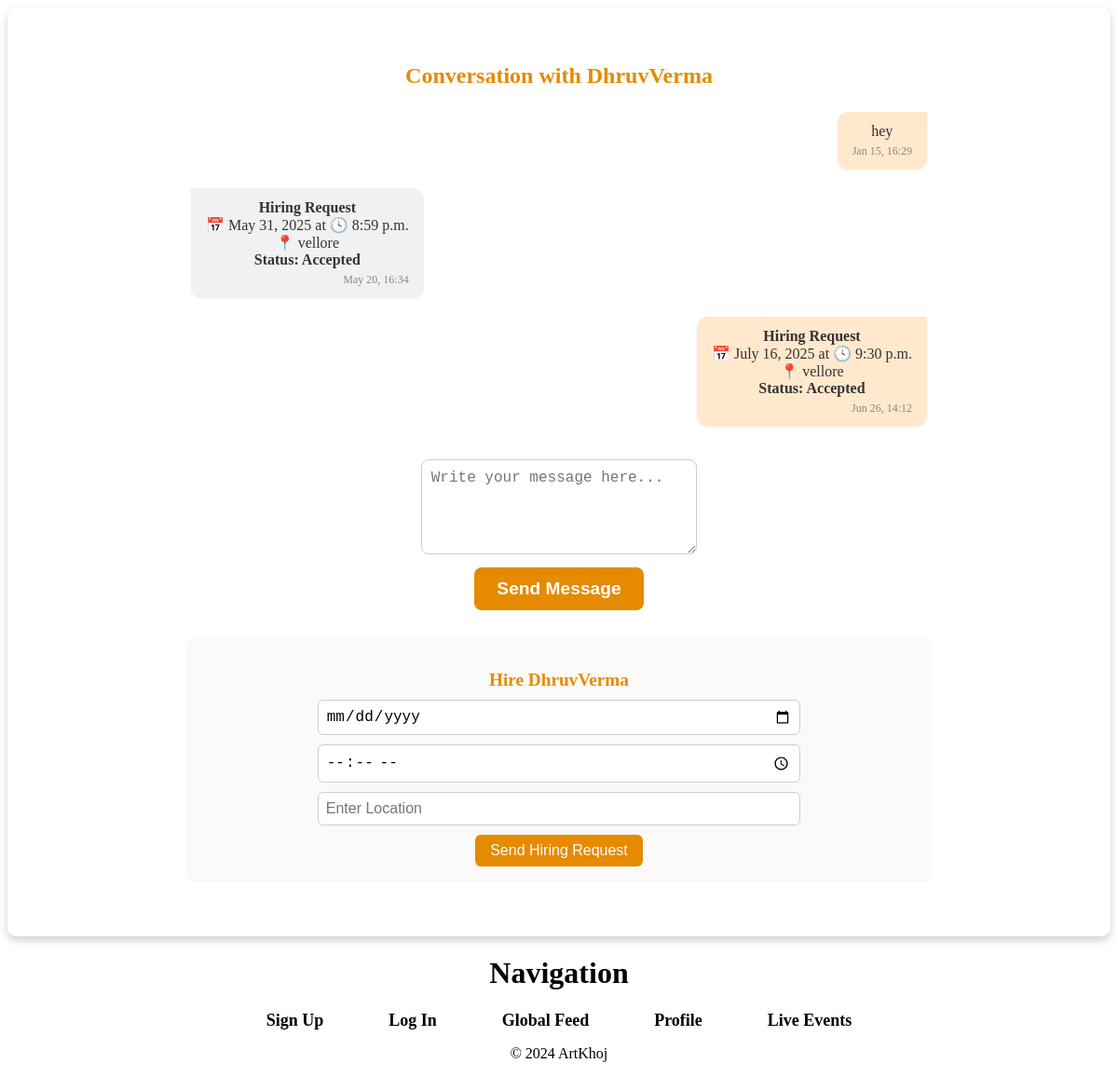
/users/message_thread/4/ (signed in), run on an earlier commit of the app's database.
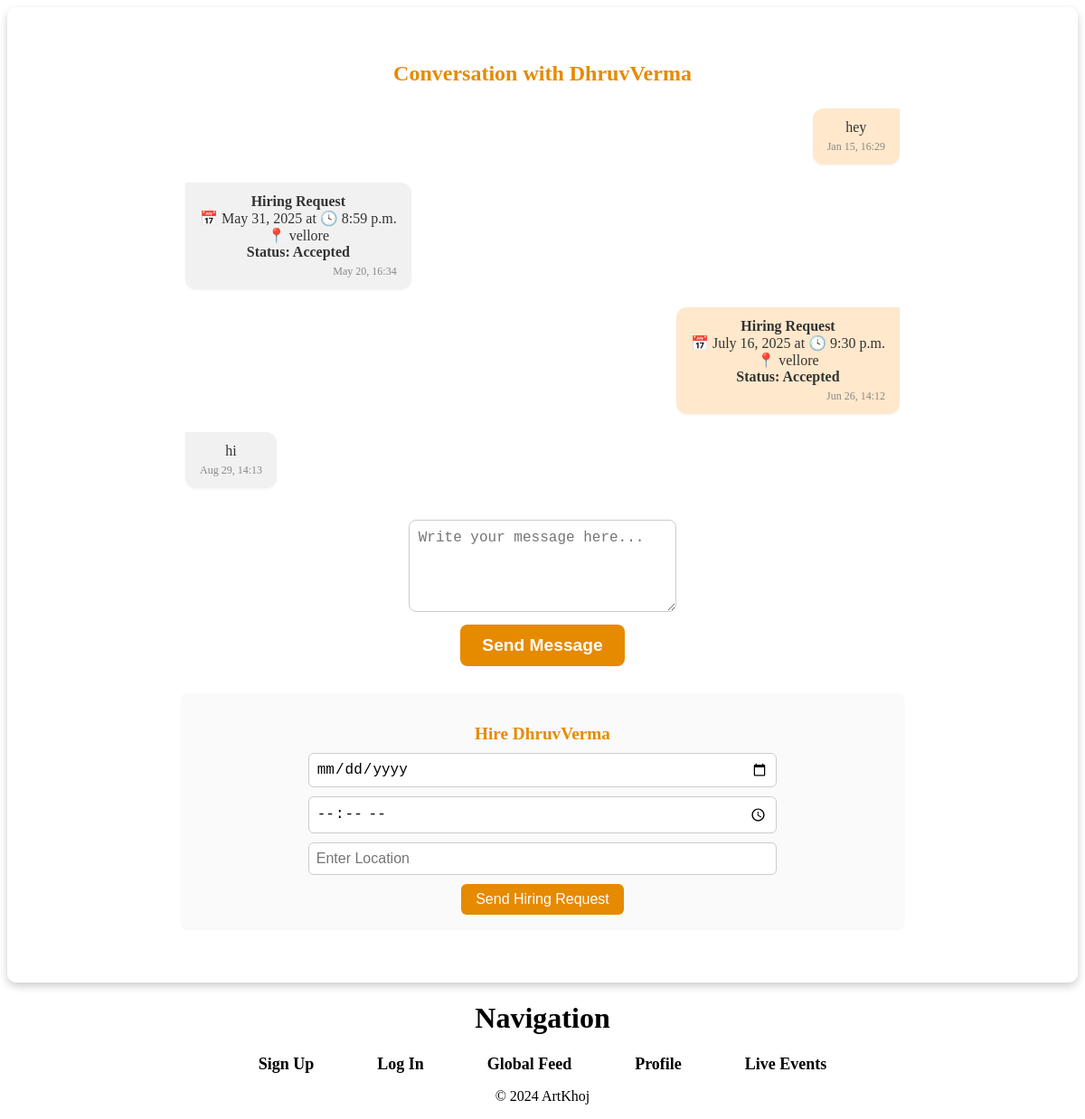
And on a later commit of the database.
### users/models.py (models this page shows, shortened)
class Message(models.Model):
    sender = models.ForeignKey(User, related_name='sent_messages', on_delete=models.CASCADE)
    recipient = models.ForeignKey(User, related_name='received_messages', on_delete=models.CASCADE)
    content = models.TextField()
    timestamp = models.DateTimeField(auto_now_add=True)
    is_read = models.BooleanField(default=False)
    date = models.DateField(null=True, blank=True)
    time = models.TimeField(null=True, blank=True)
    location = models.CharField(max_length=255, null=True, blank=True)
    hiring_status = models.CharField(max_length=10, choices=[
        ('none', 'None'),
        ('pending', 'Pending'),
        ('accepted', 'Accepted'),
        ('declined', 'Declined'),
    ], default='none')

### users/views.py (the view, shortened to what this page needs)
# urls.py: path('message_thread/<int:user_id>/', views.message_thread, name='message-thread'),
@login_required
def message_thread(request, user_id):
    other_user = get_object_or_404(User, id=user_id)
    messages_qs = (
        Message.objects.filter(
            sender__in=[request.user, other_user],
            recipient__in=[request.user, other_user]
        )
        .select_related('sender', 'recipient')   # ← added
        .order_by('timestamp')
    )
    return render(request, 'users/message_thread.html', {
        'messages_qs': messages_qs,
        'other_user': other_user,
        'today_date': today,
    })

### users/templates/users/message_thread.html (shortened to what this page needs)
{% extends 'users/base.html' %}
{% block content %}
<div class="thread-wrapper">
<div class="message-thread-container">
    <h2 class="thread-heading">Conversation with {{ other_user.username }}</h2>
    <div class="chat-window">
        {% if messages_qs %}
        {% for message in messages_qs %}
        <div class="chat-bubble {% if message.sender == request.user %}chat-right{% else %}chat-left{% endif %}">
            {% if message.hiring_status != 'none' %}
                <p class="chat-text">
                    <strong>Hiring Request</strong><br>
                    📅 {{ message.date }} at 🕓 {{ message.time }} <br>
                    📍 {{ message.location }} <br>
                    {% if message.hiring_status == 'pending' and message.recipient == request.user %}
                        <form method="post" style="margin-top:10px;">
                            {% csrf_token %}
                            <input type="hidden" name="message_id" value="{{ message.id }}">
                            <button type="submit" name="hiring_action" value="accept" class="styled-button">Accept</button>
                            <button type="submit" name="hiring_action" value="decline" class="styled-button">Decline</button>
                        </form>
                    {% else %}
                        <strong>Status: {{ message.hiring_status|capfirst }}</strong>
                    {% endif %}
                </p>
            {% else %}
                <p class="chat-text">{{ message.content }}</p>
            {% endif %}
            <span class="chat-timestamp">{{ message.timestamp|date:"M d, H:i" }}</span>
        </div>
    {% endfor %}
    {% endif %}
    <div class="message-form">
        <form method="post" action="{% url 'message-thread' other_user.id %}">
            <textarea name="content" placeholder="Write your message here..." required></textarea>
            <button type="submit" class="styled-button">Send Message</button>
        </form>
    </div>
    <div class="hire-form-container">
        <h3 class="hire-form-heading">Hire {{ other_user.username }}</h3>
        <form method="post" action="{% url 'message-thread' other_user.id %}" class="hire-form">
            <input type="date" name="date" required class="hire-input" min="{{ today_date }}">
            <input type="time" name="time" required class="hire-input">
            <input type="text" name="location" placeholder="Enter Location" required class="hire-input">
            <button type="submit" class="hire-submit-button">Send Hiring Request</button>
        </form>
    </div>
</div>
</div>
</div>
{% endblock %}

What changed in the data, as far as the page shows it:
added Message: content "hi", timestamp "Aug 29, 14:13"
